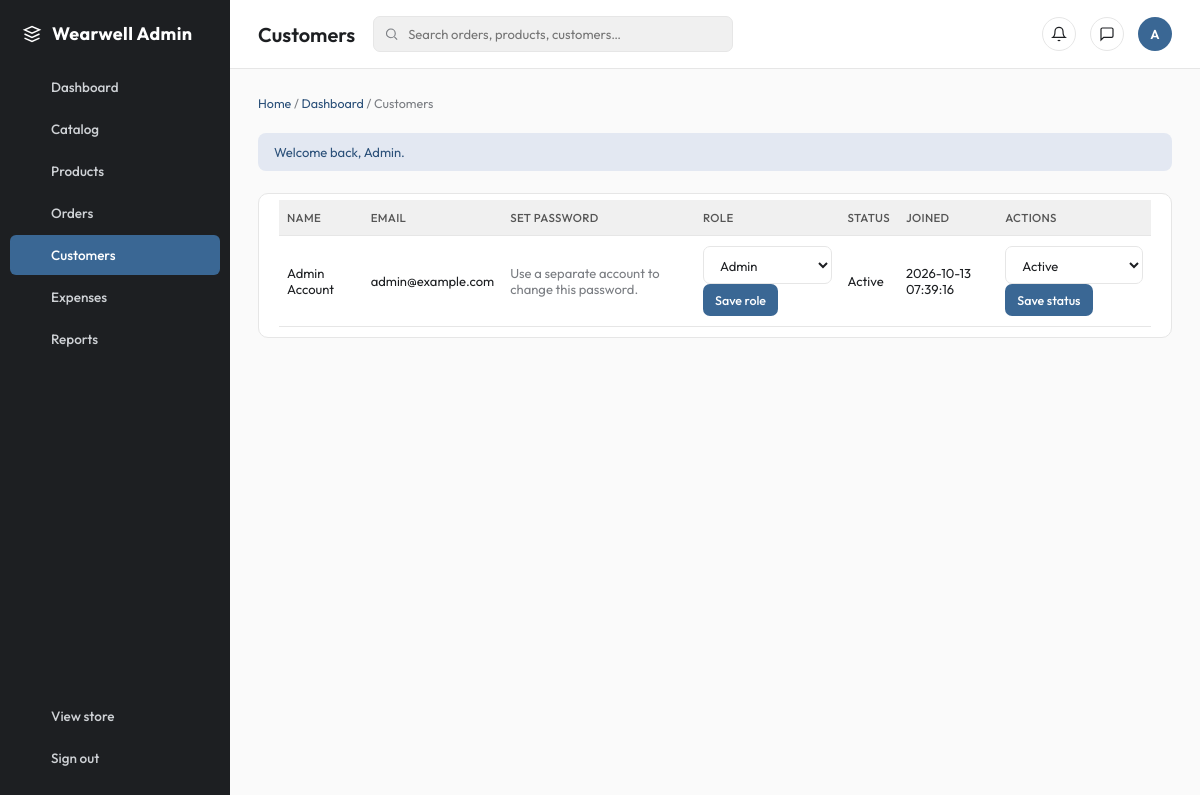
The page /admin/users.php (signed in) on the database its author committed.
### tables this page shows
CREATE TABLE users (
    user_id BIGINT UNSIGNED AUTO_INCREMENT PRIMARY KEY,
    role_name ENUM('Customer', 'Admin') NOT NULL DEFAULT 'Customer',
    status_id TINYINT UNSIGNED NOT NULL,
    first_name VARCHAR(80) NOT NULL,
    last_name VARCHAR(80) NOT NULL,
    email VARCHAR(190) NOT NULL UNIQUE,
    password_hash VARCHAR(255) NOT NULL,
    phone VARCHAR(30) NULL,
    profile_photo VARCHAR(255) NULL,
    created_at TIMESTAMP NOT NULL DEFAULT CURRENT_TIMESTAMP,
    updated_at TIMESTAMP NOT NULL DEFAULT CURRENT_TIMESTAMP ON UPDATE CURRENT_TIMESTAMP,
    CONSTRAINT fk_users_status FOREIGN KEY (status_id) REFERENCES account_statuses (status_id)
);

CREATE TABLE account_statuses (
    status_id TINYINT UNSIGNED AUTO_INCREMENT PRIMARY KEY,
    status_name VARCHAR(30) NOT NULL UNIQUE
);

### includes/functions.php (called while the page is built, shortened)
<?php
function e(mixed $value): string
{
    return htmlspecialchars((string) $value, ENT_QUOTES, "UTF-8");
}
function current_user(): ?array
{
    return $_SESSION["user"] ?? null;
}

### admin/users.php (the view, shortened to what this page needs)
<?php
require_once __DIR__ . "/../includes/functions.php";
$users = $pdo
    ->query(
        "SELECT u.user_id,u.first_name,u.last_name,u.email,u.created_at,u.status_id,u.role_name,s.status_name FROM users u JOIN account_statuses s ON s.status_id=u.status_id ORDER BY u.created_at DESC",
    )
    ->fetchAll();
$roles = ["Admin", "Customer"];
$statuses = $pdo
    ->query(
        "SELECT status_id,status_name FROM account_statuses ORDER BY status_name",
    )
    ->fetchAll();
require __DIR__ . "/../includes/admin_header.php";
?>
<div class="table-wrap">
  <table>
    <thead>
      <tr>
        <th>Name</th>
        <th>Email</th>
        <th>Set password</th>
        <th>Role</th>
        <th>Status</th>
        <th>Joined</th>
        <th>Actions</th>
      </tr>
    </thead>
    <tbody>
      <?php foreach ($users as $u): ?>
      <tr>
        <td><?= e($u["first_name"] . " " . $u["last_name"]) ?></td>
        <td><?= e($u["email"]) ?></td>
        <td>
          <?php if ((int) $u["user_id"] === (int) current_user()["id"]): ?>
            <span class="muted">Use a separate account to change this password.</span>
          <?php endif; ?>
        </td>
        <td>
          <form method="post">
            <input type="hidden" name="csrf" value="<?= e(
                csrf_token(),
            ) ?>" /><input type="hidden" name="user_id" value="<?= (int) $u[
    "user_id"
] ?>" /><input type="hidden" name="action" value="role" /><select
              name="role_name"
            >
              <?php foreach ($roles as $role): ?>
              <option value="<?= e($role) ?>" <?= $u[
    "role_name"
] === $role
    ? "selected"
    : "" ?>><?= e($role) ?></option>
              <?php endforeach; ?></select
            ><button>Save role</button>
          </form>
        </td>
        <td><?= e($u["status_name"]) ?></td>
        <td><?= e($u["created_at"]) ?></td>
        <td>
          <form method="post">
            <input type="hidden" name="csrf" value="<?= e(
                csrf_token(),
            ) ?>" /><input type="hidden" name="user_id" value="<?= (int) $u[
    "user_id"
] ?>" /><input type="hidden" name="action" value="status" /><select
              name="status_id"
            >
              <?php foreach ($statuses as $st): ?>
              <option value="<?= (int) $st["status_id"] ?>" <?= (int) $u[
    "status_id"
] === (int) $st["status_id"]
    ? "selected"
    : "" ?>><?= e($st["status_name"]) ?></option>
              <?php endforeach; ?></select
            ><button>Save status</button>
          </form>
        </td>
      </tr>
      <?php endforeach; ?>
    </tbody>
  </table>
</div>
<?php require __DIR__ . "/../includes/admin_footer.php"; ?>

### assets/css/admin.css (style rules this page uses)
* { box-sizing: border-box; }
body { margin: 0; font-family: "Outfit", system-ui, sans-serif; background: #fafafa; color: #1d1f22; }
table { width: 100%; border-collapse: collapse; font-size: 13px; }
th, td { text-align: left; padding: 10px 8px; border-bottom: 1px solid #e6e6e6; }
th { background: #f0f0f0; font-weight: 500; color: #555; font-size: 11.5px; text-transform: uppercase; letter-spacing: 0.03em; }
.muted { color: #7a7d82; }
.table-wrap { background: #fff; border: 1px solid #e6e6e6; border-radius: 10px; padding: 6px 20px 10px; overflow: auto; }
.table-wrap table { margin: 0; }
input, select, textarea { width: 100%; padding: 9px 12px; border: 1px solid #e6e6e6; border-radius: 7px; font: inherit; font-size: 13px; background: #fff; color: #1d1f22; }
button, .button { display: inline-block; background: #3a6794; border: 0; border-radius: 7px; color: #fff; min-height: 32px; padding: 7px 12px; font: 500 12.5px "Outfit", sans-serif; line-height: 1.3; cursor: pointer; text-decoration: none; white-space: nowrap; }

### rows shown on the page
users: first_name+last_name "Admin Account", email "admin@example.com", shows "Use a separate account to change this password.", status.status_name "Active", created_at "2026-10-13 07:39:16", status_id "Active"

### other values the page prints
$label "Dashboard"
$label "Catalog"
$label "Products"
$label "Orders"
$label "Customers"
$label "Expenses"
$label "Reports"
$pageTitle "Customers"
$initial "A"
$notice[0] "Welcome back, Admin."
form field role_name "Admin"
